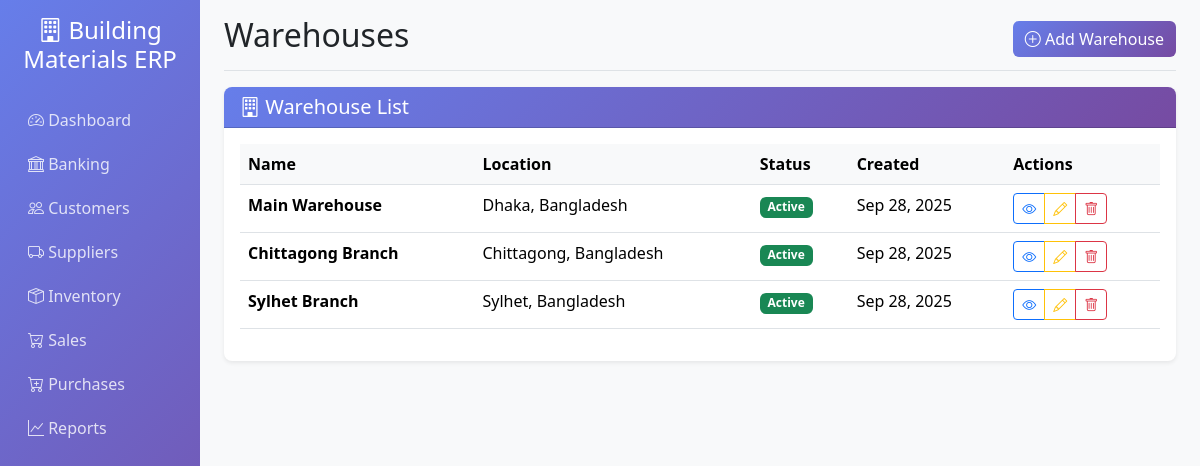
/stock/warehouses/, run on the app's committed database.
### stock/models.py (models this page shows, shortened)
class Warehouse(models.Model):
    name = models.CharField(max_length=100)
    location = models.CharField(max_length=200)
    is_active = models.BooleanField(default=True)
    created_at = models.DateTimeField(auto_now_add=True)
    class Meta:
        verbose_name = "Warehouse"
        verbose_name_plural = "Warehouses"

### stock/views.py (the view)
# urls.py: path('warehouses/', views.WarehouseListView.as_view(), name='warehouse_list'),
class WarehouseListView(ListView):
    model = Warehouse
    template_name = 'stock/warehouse_list.html'
    context_object_name = 'warehouses'

### templates/stock/warehouse_list.html (shortened to what this page needs)
{% extends 'base.html' %}
{% block page_title %}Warehouses{% endblock %}
{% block page_actions %}
<a href="{% url 'stock:warehouse_create' %}" class="btn btn-primary">
    <i class="bi bi-plus-circle"></i> Add Warehouse
</a>
{% endblock %}
{% block content %}
<div class="row">
    <div class="col-12">
        <div class="card">
            <div class="card-header">
                <h5 class="mb-0">
                    <i class="bi bi-building"></i>
                    Warehouse List
                </h5>
            </div>
            <div class="card-body">
                {% if warehouses %}
                <div class="table-responsive">
                    <table class="table table-hover">
                        <thead>
                            <tr>
                                <th>Name</th>
                                <th>Location</th>
                                <th>Status</th>
                                <th>Created</th>
                                <th>Actions</th>
                            </tr>
                        </thead>
                        <tbody>
                            {% for warehouse in warehouses %}
                            <tr>
                                <td>
                                    <strong>{{ warehouse.name }}</strong>
                                </td>
                                <td>{{ warehouse.location }}</td>
                                <td>
                                    {% if warehouse.is_active %}
                                        <span class="badge bg-success">Active</span>
                                    {% else %}
                                        <span class="badge bg-danger">Inactive</span>
                                    {% endif %}
                                </td>
                                <td>{{ warehouse.created_at|date:"M d, Y" }}</td>
                                <td>
                                    <div class="btn-group btn-group-sm">
                                        <a href="{% url 'stock:warehouse_detail' warehouse.pk %}" class="btn btn-outline-primary">
                                            <i class="bi bi-eye"></i>
                                        </a>
                                        <a href="{% url 'stock:warehouse_edit' warehouse.pk %}" class="btn btn-outline-warning">
                                            <i class="bi bi-pencil"></i>
                                        </a>
                                        <a href="{% url 'stock:warehouse_delete' warehouse.pk %}" class="btn btn-outline-danger">
                                            <i class="bi bi-trash"></i>
                                        </a>
                                    </div>
                                </td>
                            </tr>
                            {% endfor %}
                        </tbody>
                    </table>
                </div>
                {% endif %}
            </div>
        </div>
    </div>
</div>
{% endblock %}

### templates/base.html (style rules this page uses)
.card { border: none; box-shadow: 0 0.125rem 0.25rem rgba(0, 0, 0, 0.075); border-radius: 0.5rem; }
.card-header { background: linear-gradient(135deg, #667eea 0%, #764ba2 100%); color: white; border-radius: 0.5rem 0.5rem 0 0 !important; }
.btn-primary { background: linear-gradient(135deg, #667eea 0%, #764ba2 100%); border: none; }
.table th { background-color: #f8f9fa; border-top: none; }

### data on the page
Warehouse: name "Main Warehouse", location "Dhaka, Bangladesh", is_active "Active", created_at "Sep 28, 2025"
Warehouse: name "Chittagong Branch", location "Chittagong, Bangladesh", is_active "Active", created_at "Sep 28, 2025"
Warehouse: name "Sylhet Branch", location "Sylhet, Bangladesh", is_active "Active", created_at "Sep 28, 2025"
